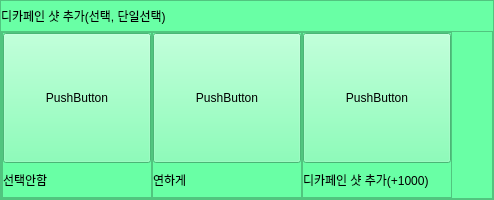
                 <widget class="QFrame" name="option_frame_11">
                  <property name="minimumSize">
                   <size>
                    <width>0</width>
                    <height>200</height>
                   </size>
                  </property>
                  <property name="styleSheet">
                   <string notr="true">background-color: rgb(105, 255, 165);</string>
                  </property>
                  <property name="frameShape">
                   <enum>QFrame::StyledPanel</enum>
                  </property>
                  <property name="frameShadow">
                   <enum>QFrame::Raised</enum>
                  </property>
                  <layout class="QVBoxLayout" name="verticalLayout_16">
                   <property name="spacing">
                    <number>0</number>
                   </property>
                   <property name="leftMargin">
                    <number>0</number>
                   </property>
                   <property name="topMargin">
                    <number>0</number>
                   </property>
                   <property name="rightMargin">
                    <number>0</number>
                   </property>
                   <property name="bottomMargin">
                    <number>0</number>
                   </property>
                   <item>
                    <widget class="QLabel" name="option_11_title">
                     <property name="minimumSize">
                      <size>
                       <width>0</width>
                       <height>0</height>
                      </size>
                     </property>
                     <property name="maximumSize">
                      <size>
                       <width>16777215</width>
                       <height>30</height>
                      </size>
                     </property>
                     <property name="text">
                      <string>디카페인 샷 추가(선택, 단일선택)</string>
                     </property>
                    </widget>
                   </item>
                   <item>
                    <widget class="QFrame" name="frame_14">
                     <property name="frameShape">
                      <enum>QFrame::StyledPanel</enum>
                     </property>
                     <property name="frameShadow">
                      <enum>QFrame::Raised</enum>
                     </property>
                     <layout class="QHBoxLayout" name="horizontalLayout_7">
                      <property name="spacing">
                       <number>0</number>
                      </property>
                      <property name="leftMargin">
                       <number>0</number>
                      </property>
                      <property name="topMargin">
                       <number>0</number>
                      </property>
                      <property name="rightMargin">
                       <number>0</number>
                      </property>
                      <property name="bottomMargin">
                       <number>0</number>
                      </property>
                      <item>
                       <widget class="QFrame" name="frame_15">
                        <property name="minimumSize">
                         <size>
                          <width>150</width>
                          <height>0</height>
                         </size>
                        </property>
                        <property name="frameShape">
                         <enum>QFrame::StyledPanel</enum>
                        </property>
                        <property name="frameShadow">
                         <enum>QFrame::Raised</enum>
                        </property>
                        <layout class="QVBoxLayout" name="verticalLayout_17">
                         <property name="spacing">
                          <number>0</number>
                         </property>
                         <property name="leftMargin">
                          <number>0</number>
                         </property>
                         <property name="topMargin">
                          <number>0</number>
                         </property>
                         <property name="rightMargin">
                          <number>0</number>
                         </property>
                         <property name="bottomMargin">
                          <number>0</number>
                         </property>
                         <item>
                          <widget class="QPushButton" name="option_11_btn_1">
                           <property name="minimumSize">
                            <size>
                             <width>0</width>
                             <height>130</height>
                            </size>
                           </property>
                           <property name="cursor">
                            <cursorShape>OpenHandCursor</cursorShape>
                           </property>
                           <property name="text">
                            <string>PushButton</string>
                           </property>
                           <property name="checkable">
                            <bool>true</bool>
                           </property>
                          </widget>
                         </item>
                         <item>
                          <widget class="QLabel" name="option_11_label_1">
                           <property name="text">
                            <string>선택안함</string>
                           </property>
                          </widget>
                         </item>
                        </layout>
                       </widget>
                      </item>
                      <item>
                       <widget class="QFrame" name="frame_16">
                        <property name="minimumSize">
                         <size>
                          <width>150</width>
                          <height>0</height>
                         </size>
                        </property>
                        <property name="frameShape">
                         <enum>QFrame::StyledPanel</enum>
                        </property>
                        <property name="frameShadow">
                         <enum>QFrame::Raised</enum>
                        </property>
                        <layout class="QVBoxLayout" name="verticalLayout_18">
                         <property name="spacing">
                          <number>0</number>
                         </property>
                         <property name="leftMargin">
                          <number>0</number>
                         </property>
                         <property name="topMargin">
                          <number>0</number>
                         </property>
                         <property name="rightMargin">
                          <number>0</number>
                         </property>
                         <property name="bottomMargin">
                          <number>0</number>
                         </property>
                         <item>
                          <widget class="QPushButton" name="option_11_btn_2">
                           <property name="minimumSize">
                            <size>
                             <width>0</width>
                             <height>130</height>
                            </size>
                           </property>
                           <property name="cursor">
                            <cursorShape>OpenHandCursor</cursorShape>
                           </property>
                           <property name="text">
                            <string>PushButton</string>
                           </property>
                           <property name="checkable">
                            <bool>true</bool>
                           </property>
                          </widget>
                         </item>
                         <item>
                          <widget class="QLabel" name="option_11_label_2">
                           <property name="text">
                            <string>연하게</string>
                           </property>
                          </widget>
                         </item>
                        </layout>
                       </widget>
                      </item>
                      <item>
                       <widget class="QFrame" name="frame_45">
                        <property name="minimumSize">
                         <size>
                          <width>150</width>
                          <height>0</height>
                         </size>
                        </property>
                        <property name="frameShape">
                         <enum>QFrame::StyledPanel</enum>
                        </property>
                        <property name="frameShadow">
                         <enum>QFrame::Raised</enum>
                        </property>
                        <layout class="QVBoxLayout" name="verticalLayout_48">
                         <property name="spacing">
                          <number>0</number>
                         </property>
                         <property name="leftMargin">
                          <number>0</number>
                         </property>
                         <property name="topMargin">
                          <number>0</number>
                         </property>
                         <property name="rightMargin">
                          <number>0</number>
                         </property>
                         <property name="bottomMargin">
                          <number>0</number>
                         </property>
                         <item>
                          <widget class="QPushButton" name="option_11_btn_3">
                           <property name="minimumSize">
                            <size>
                             <width>0</width>
                             <height>130</height>
                            </size>
                           </property>
                           <property name="cursor">
                            <cursorShape>OpenHandCursor</cursorShape>
                           </property>
                           <property name="text">
                            <string>PushButton</string>
                           </property>
                           <property name="checkable">
                            <bool>true</bool>
                           </property>
                          </widget>
                         </item>
                         <item>
                          <widget class="QLabel" name="option_11_label_3">
                           <property name="text">
                            <string>디카페인 샷 추가(+1000)</string>
                           </property>
                          </widget>
                         </item>
                        </layout>
                       </widget>
                      </item>
                      <item>
                       <spacer name="horizontalSpacer_6">
                        <property name="orientation">
                         <enum>Qt::Horizontal</enum>
                        </property>
                        <property name="sizeHint" stdset="0">
                         <size>
                          <width>40</width>
                          <height>20</height>
                         </size>
                        </property>
                       </spacer>
                      </item>
                     </layout>
                    </widget>
                   </item>
                  </layout>
                 </widget>
